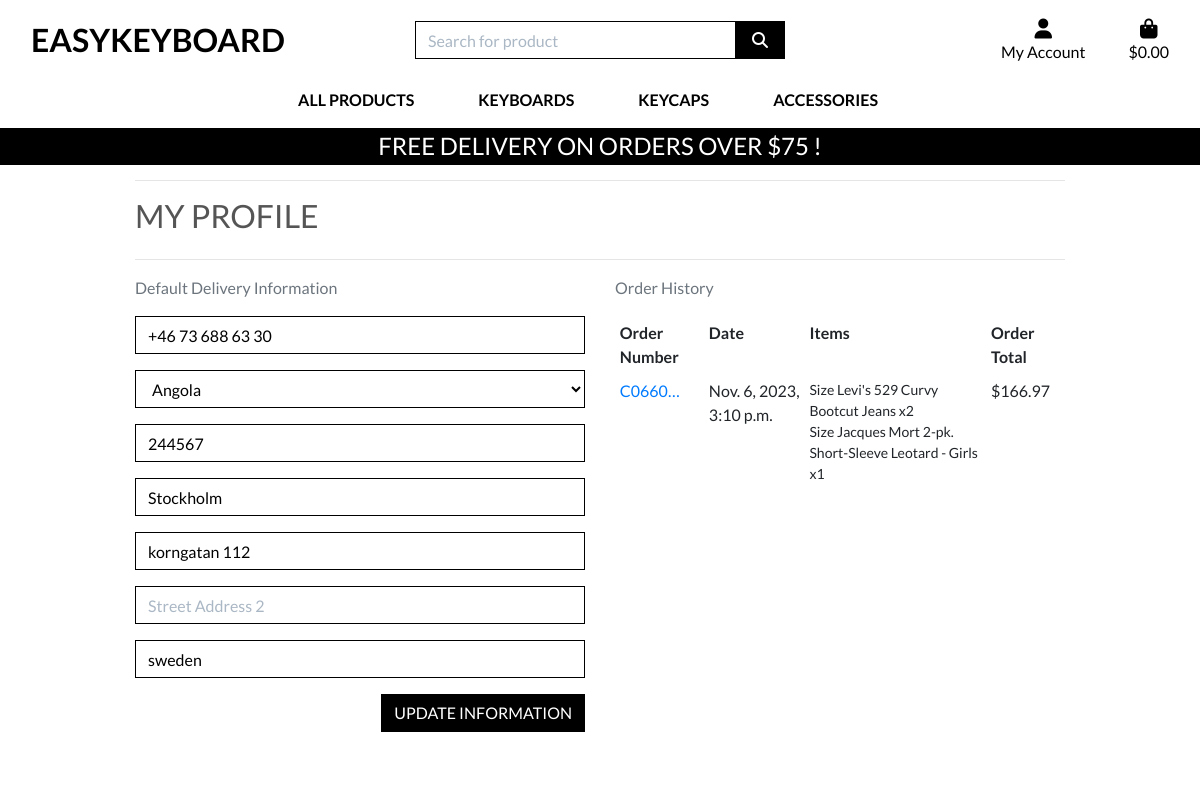
Screenshot of /profiles/ (signed in) with the database file from the repository.
### profiles/models.py (models this page shows, shortened)
class UserProfile(models.Model):
    user = models.OneToOneField(User, on_delete=models.CASCADE)
    default_phone_number = models.CharField(max_length=20, null=True, blank=True)
    default_country = CountryField(blank_label='Country', null=True, blank=True)
    default_postcode = models.CharField(max_length=20, null=True, blank=True)
    default_town_or_city = models.CharField(max_length=40, null=True, blank=True)
    default_street_address1 = models.CharField(max_length=80, null=True, blank=True)
    default_street_address2 = models.CharField(max_length=80, null=True, blank=True)
    default_county = models.CharField(max_length=80, null=True, blank=True)

### checkout/models.py (models this page shows, shortened)
class Order(models.Model):
    order_number = models.CharField(max_length=32, null=False, editable=False)
    user_profile = models.ForeignKey(UserProfile, on_delete=models.SET_NULL, null=True,
                                     blank=True, related_name='orders')
    full_name = models.CharField(max_length=50, null=False, blank=False)
    email = models.EmailField(max_length=254, null=False, blank=False)
    phone_number = models.CharField(max_length=20, null=False, blank=False)
    country = CountryField(blank_label='Country *', null=False, blank=False)
    postcode = models.CharField(max_length=20, null=True, blank=True)
    town_or_city = models.CharField(max_length=40, null=False, blank=False)
    street_address1 = models.CharField(max_length=80, null=False, blank=False)
    street_address2 = models.CharField(max_length=80, null=True, blank=True)
    county = models.CharField(max_length=80, null=True, blank=True)
    date = models.DateTimeField(auto_now_add=True)
    delivery_cost = models.DecimalField(max_digits=6, decimal_places=2, null=False, default=0)
    order_total = models.DecimalField(max_digits=10, decimal_places=2, null=False, default=0)
    grand_total = models.DecimalField(max_digits=10, decimal_places=2, null=False, default=0)
    original_bag = models.TextField(null=False, blank=False, default='')
    stripe_pid = models.CharField(max_length=254, null=False, blank=False, default='')

class OrderLineItem(models.Model):
    order = models.ForeignKey(Order, null=False, blank=False, on_delete=models.CASCADE, related_name='lineitems')
    product = models.ForeignKey(Product, null=False, blank=False, on_delete=models.CASCADE)
    product_size = models.CharField(max_length=2, null=True, blank=True) # XS, S, M, L, XL
    quantity = models.IntegerField(null=False, blank=False, default=0)
    lineitem_total = models.DecimalField(max_digits=6, decimal_places=2, null=False, blank=False, editable=False)

### products/models.py (models this page shows, shortened)
class Product(models.Model):
    category = models.ForeignKey('Category', null=True, blank=True, on_delete=models.SET_NULL)
    sku = models.CharField(max_length=254, null=True, blank=True)
    name = models.CharField(max_length=254)
    has_sizes = models.BooleanField(default=False, null=True, blank=True)
    description = models.TextField()
    price = models.DecimalField(max_digits=6, decimal_places=2)
    rating = models.DecimalField(max_digits=6, decimal_places=2, null=True, blank=True)
    image_url = models.URLField(max_length=1024, null=True, blank=True)
    image = models.ImageField(null=True, blank=True)

### profiles/views.py (the view)
# urls.py: path('', views.profile, name='profile'),
def profile(request):
    profile = get_object_or_404(UserProfile, user=request.user)
    if request.method == 'POST':
        form = UserProfileForm(request.POST, instance=profile)
        if form.is_valid():
            form.save()
            messages.success(request, 'Profile updated successfully')
    form = UserProfileForm(instance=profile)
    orders = profile.orders.all()
    template ='profiles/profile.html'
    context = {
        'form': form,
        'orders': orders,
        'on_profile_page': True # For making the success message only display the message and not the shopping bag
    }
    return render(request, template, context)

### profiles/forms.py
class UserProfileForm(forms.ModelForm):
    class Meta:
        model = UserProfile
        exclude = ('user',)
    def __init__(self, *args, **kwargs):
        super().__init__(*args, **kwargs)
        placeholders = {
            'default_phone_number': 'Phone Number',
            'default_postcode': 'Postal Code',
            'default_town_or_city': 'Town or City',
            'default_street_address1': 'Street Address 1',
            'default_street_address2': 'Street Address 2',
            'default_county': 'County, State or Locality',
        }
        self.fields['default_phone_number'].widget.attrs['autofocus'] = True
        for field in self.fields:
            if field != 'default_country':
                if self.fields[field].required:
                    placeholder = f'{placeholders[field]} *'
                else:
                    placeholder = placeholders[field]
                self.fields[field].widget.attrs['placeholder'] = placeholder
            self.fields[field].widget.attrs['class'] = 'border-black rounded-0 profile-form-input'
            self.fields[field].label = False

### bag/contexts.py (called while the page is built, shortened)
def bag_contents(request):
    bag_items = []
    total = 0
    product_count = 0
    bag = request.session.get('bag', {})
    if total < settings.FREE_DELIVERY_THRESHOLD:
        delivery = total * Decimal(settings.STANDARD_DELIVERY_PERCENTAGE / 100)
        free_delivery_delta = settings.FREE_DELIVERY_THRESHOLD - total
    else:
        delivery = 0
        free_delivery_delta = 0
    grand_total = delivery + total
    context = {
        'bag_items': bag_items,
        'total': total,
        'product_count': product_count,
        'delivery': delivery,
        'free_delivery_delta': free_delivery_delta,
        'free_delivery_threshold': settings.FREE_DELIVERY_THRESHOLD,
        'grand_total': grand_total,
    }
    return context

### profiles/templates/profiles/profile.html (shortened to what this page needs)
{% extends "base.html" %}
{% load static %}
{% block extra_css %}
    <link rel="stylesheet" href="{% static 'profiles/css/profiles.css' %}">
{% endblock %}
{% block page_header %}
    <div class="container header-container">
    </div>
{% endblock %}
{% block content %}
    <div class="overlay"></div>
    <div class="container">
        <div class="row">
            <div class="col">
                <hr>
                <h2 class="logo-font mb-4">My profile</h2>
                <hr>
            </div>
        </div>
        <div class="row">
            <div class="col-12 col-lg-6">
                <p class="text-muted">Default Delivery Information</p>
                <form action="{% url 'profile' %}" method="POST" id="profile-update-form" class="mt-3">
                    {{ form|crispy }}
                    <button class="btn btn-black rounded-0 text-uppercase float-right">Update information</button>
                </form>
            </div>
            <div class="col-12 col-lg-6">
                <p class="text-muted">Order History</p>
                <div class="order-history table-responsive">
                    <table class="table table-sm table-borderless">
                        <thread>
                            <tr>
                                <th>Order Number</th>
                                <th>Date</th>
                                <th>Items</th>
                                <th>Order Total</th>
                            </tr>
                        </thread>
                        <tbody>
                            {% for order in orders %}
                                <tr>
                                    <td>
                                        <a href="{% url 'order_history' order.order_number %}"
                                        title="{{ order.order_number }}">
                                            {{ order.order_number|truncatechars:6 }}
                                        </a>
                                    </td>
                                    <td>{{ order.date }}</td>
                                    <td>
                                        <ul class="list-unstyled">
                                            {% for item in order.lineitems.all %}
                                                <li class="small">
                                                    {% if item.product.has_sizes %}
                                                        Size {{ item.product.size|upper }}
                                                    {% endif %}{{ item.product.name }} x{{ item.quantity }}
                                                </li>
                                            {% endfor %}
                                        </ul>
                                    </td>
                                    <td>${{ order.grand_total }}</td>
                                </tr>
                            {% endfor %}
                        </tbody>
                    </table>
                </div>
            </div>
        </div>
{% endblock %}

### static/css/base.css (style rules this page uses)
html { height: 100%; }
body { background: url('/media/homepage_background_cropped.jpg') no-repeat center center fixed; background-size: cover; height: calc(100vh - 164px); color: #555; font-family: 'Lato'; }
.logo-font { text-transform: uppercase; }
.btn-black { background: black; color: white; }
.border-black { border: 1px solid black !important; }
.overlay { height: 100%; width: 100%; top: 0; left: 0; position: fixed; background: white; z-index: -1; }
@media (min-width: 1200px) { .container { max-width: 80%; } }
@media (min-width: 992px) { .header-container { padding-top: 164px; } }

### profiles/static/profiles/css/profiles.css (style rules this page uses)
.order-history { max-height: 416px; overflow-y: auto; }
#profile-update-form .form-control { color: #000; }
#profile-update-form input::placeholder { color: #aab7c4 !important; }
#id_default_country, #id_default_country option:not(:first-child) { color: #000; }

### rows the page displays
UserProfile: default_phone_number "+46 73 688 63 30", default_country "Angola", default_postcode "244567", default_town_or_city "Stockholm", default_street_address1 "korngatan 112", default_county "sweden"
Order: order_number "C0660…", date "Nov. 6, 2023, 3:10 p.m.", grand_total "166.97"
OrderLineItem: product.name "Levi's 529 Curvy Bootcut Jeans", quantity "2"
OrderLineItem: product.name "Jacques Mort 2-pk. Short-Sleeve Leotard - Girls", quantity "1"

### other values shown
{{ free_delivery_threshold }} "75"
